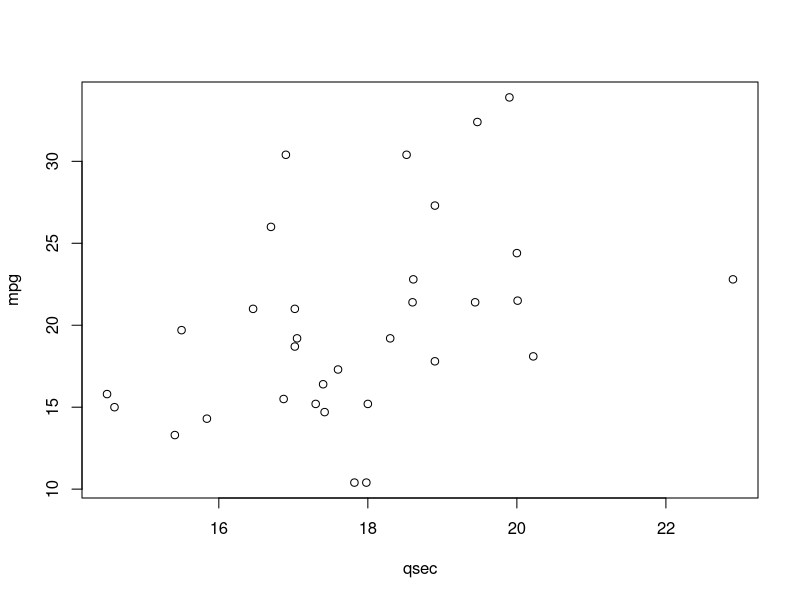
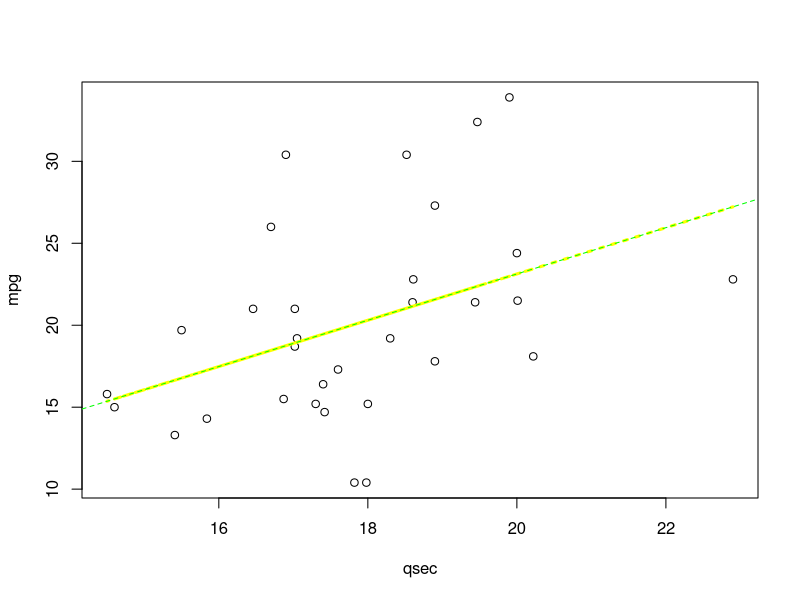

The R source for these figures, in order:
## ---- chunk 1
knitr::opts_chunk$set(echo = TRUE)
## ---- chunk 2
data("mtcars")
head(mtcars)
## ---- chunk 3
fit1 <- lm(mpg ~ qsec, mtcars)
summary(fit1)
## ---- chunk 4
with(mtcars, plot(qsec, mpg))
## ---- chunk 5
yhat0 <- predict(fit1)
yhat1 <- fitted(fit1)
yhat2 <- coef(fit1)[1] + coef(fit1)[2] * mtcars$qsec

hatdf <- data.frame(yhat0, yhat1, yhat2)
head(hatdf)
## ---- chunk 6
with(mtcars, plot(qsec, mpg))
lines(mtcars$qsec, yhat0, col = "yellow", lty = 3, lwd = 3)
abline(fit1, col = "green", lty = 2)
## ---- chunk 7
y_mean <- mean(mtcars$mpg)
y_mean
## ---- chunk 8
SST <- sum((mtcars$mpg - y_mean)^2)
SST
## ---- chunk 9
RegSS <- sum((yhat0 - y_mean)^2)
## ---- chunk 10
ESS <- sum((mtcars$mpg - yhat0)^2)
## ---- chunk 11
RegSS + ESS 
## ---- chunk 12
x_mean <- mean(mtcars$qsec)
## ---- chunk 13
x <- mtcars$qsec
y <- mtcars$mpg
beta1 <- sum ((x - x_mean) * (y - y_mean)) / sum ((x - x_mean)^2 )
## ---- chunk 14
beta0 <- y_mean - beta1 * x_mean
## ---- chunk 15
coef(fit1)
## ---- chunk 16
beta0
beta1
